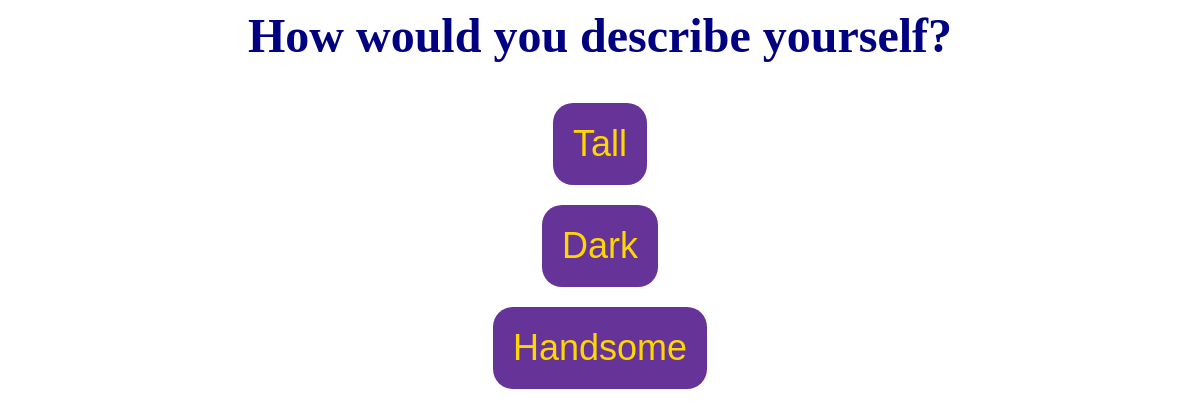
Page /adventure/4/ on the earlier database version.
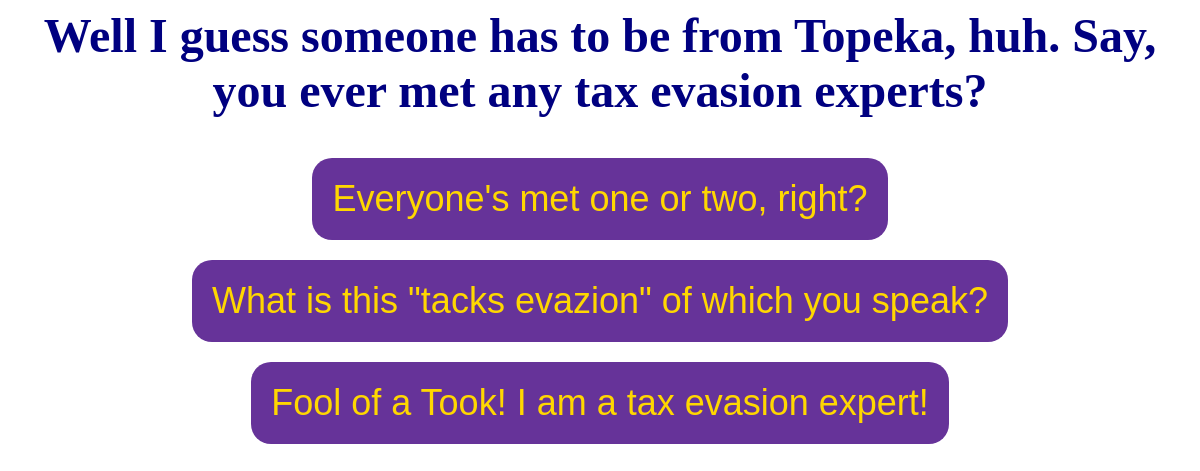
Same page on the later database version.
### adventure/models.py (models this page shows, shortened)
class Quandary(models.Model):
    quandary_text = models.CharField(max_length=255)
    landscape = models.ForeignKey('Landscape', on_delete=models.SET_NULL, blank=True, null=True)
    created_at = models.DateTimeField(auto_now_add=True)

class Answer(models.Model):
    answer_text = models.CharField(max_length=255)
    quandary = models.ForeignKey(Quandary, related_name='answers', on_delete=models.CASCADE)
    child_quandary = models.ForeignKey(Quandary, related_name='parent_answer', on_delete=models.SET_NULL, blank=True, null=True)
    created_at = models.DateTimeField(auto_now_add=True)

### adventure/views.py (the view)
# urls.py: path('<int:pk>/', views.QuandaryView.as_view(), name='quandary'),
class QuandaryView(generic.DetailView):
    model = Quandary
    template_name = 'adventure/quandary.html'

### adventure/templates/adventure/quandary.html (shortened to what this page needs)
{% load static %}
<link rel="stylesheet" href="{% static 'adventure/style.css' %}">
<form action="{% url 'adventure:choose' quandary.id %}" method="post">
    <h2>{{ quandary.quandary_text }}</h2>
    {% for answer in quandary.answers.all %}
        <input class="choice-button" type="submit" name="answer_{{ answer.id }}" value="{{ answer.answer_text }}">
    {% endfor %}
</form>

Differences in the rows shown:
removed Answer: answer_text "Tall"
removed Answer: answer_text "Dark"
no longer on this page (row edited): Answer: answer_text "Handsome"
changed Quandary: quandary_text "How would you describe yourself?" → "Well I guess someone has to be from Topeka, huh. Say, you ever met any tax evasion experts?"
now on this page (row edited): Answer: answer_text "Everyone's met one or two, right?"
added Answer: answer_text "What is this \"tacks evazion\" of which you speak?"
added Answer: answer_text "Fool of a Took! I am a tax evasion expert!"
